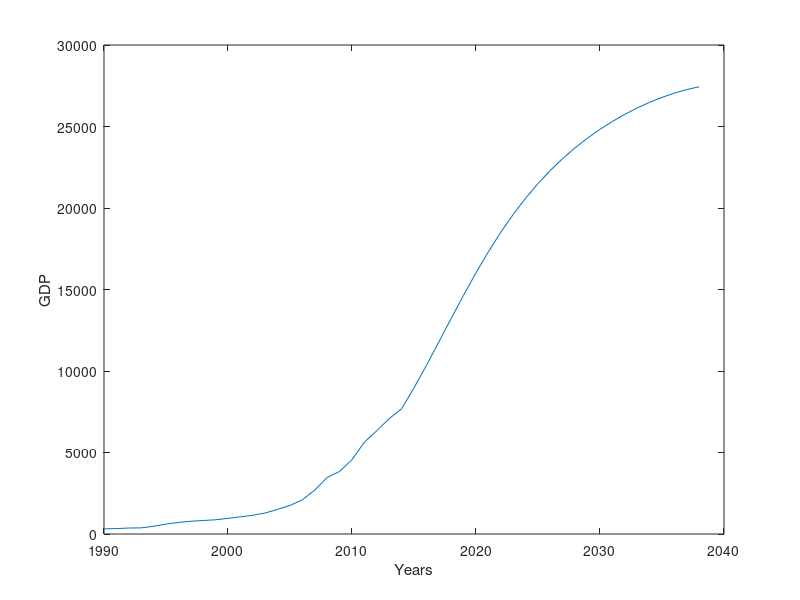
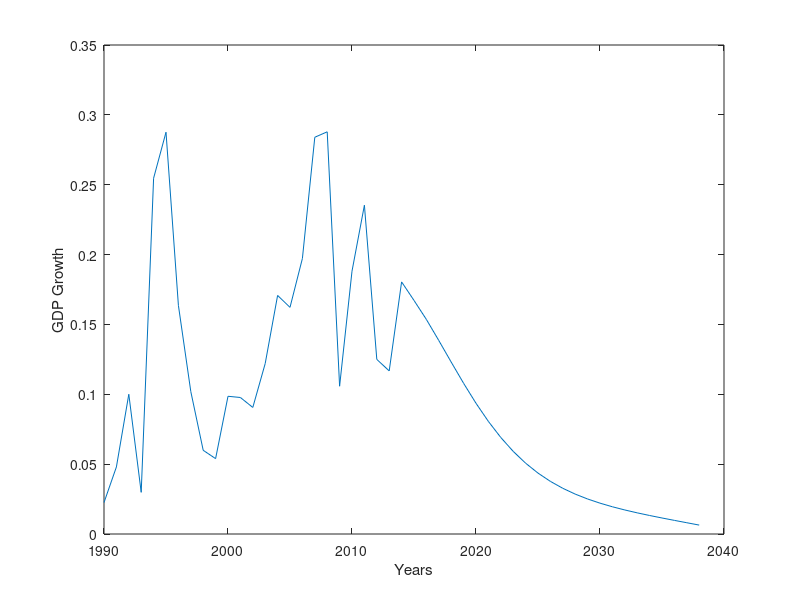

MATLAB code for these plots, in order:
clear all
load('temp.mat');
p = [317.884673	333.1421454	366.4606923	377.3898395	473.4922787	609.6566792	709.4137551	781.7441643	828.5804793	873.2870617	959.3724836	1053.108243	1148.50829	1288.643252	1508.668098	1753.417829	2099.229435	2695.365917	3471.248054	3838.433972	4560.512586	5633.795717	6337.883323	7077.770765];
p = [p g];
q = [0.022525468	0.04799688	0.100013005	0.029823518	0.254650309	0.287574701	0.163628283	0.101958002	0.059912587	0.053955631	0.098576317	0.097705282	0.090589024	0.122014758	0.170741472	0.16222901	0.197221449	0.283978717	0.287857813	0.105779222	0.188118024	0.235342653	0.124975708	0.116740464];
a = q;
for i = 2:25
chn(5, i) = ((1 + rlt(i - 1, 1)) * g - mi) / (ma - mi);
rlt(i, 1) = tb' * chn(:, i);
g = g * (1 + rlt(i, 1));
p = [p g];
end
plot(1990:2038, p);
xlabel('Years')
ylabel('GDP')
figure(2)
plot(1990:2038, [q rlt']);
xlabel('Years')
ylabel('GDP Growth')
